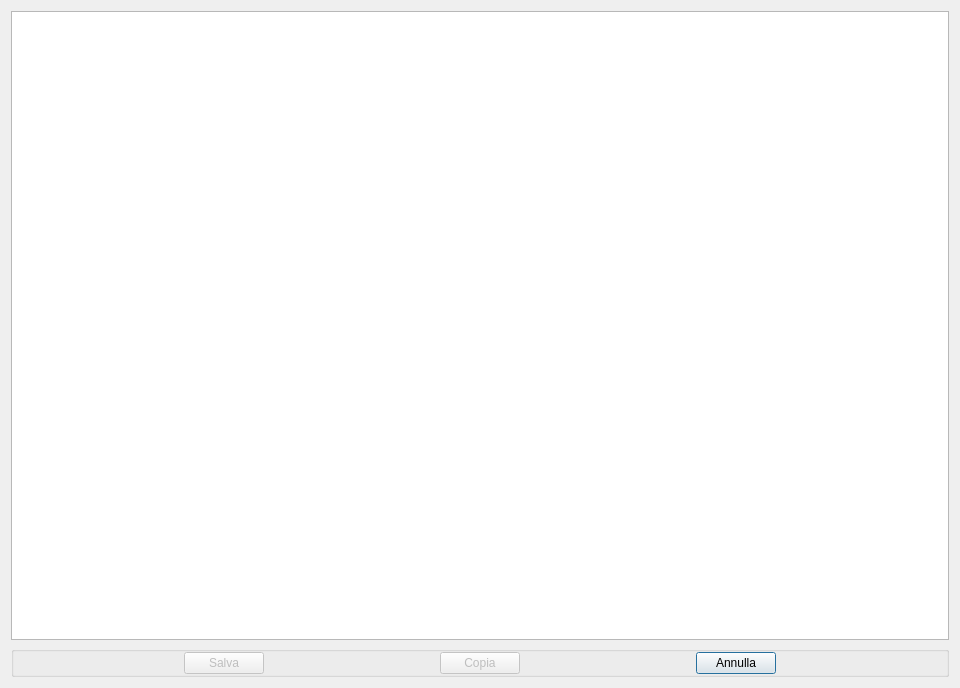
<?xml version="1.0" encoding="UTF-8"?>
<ui version="4.0">
 <class>QueryViewer</class>
 <widget class="QDialog" name="QueryViewer">
  <property name="windowModality">
   <enum>Qt::ApplicationModal</enum>
  </property>
  <property name="geometry">
   <rect>
    <x>0</x>
    <y>0</y>
    <width>960</width>
    <height>688</height>
   </rect>
  </property>
  <property name="sizePolicy">
   <sizepolicy hsizetype="Minimum" vsizetype="Minimum">
    <horstretch>0</horstretch>
    <verstretch>0</verstretch>
   </sizepolicy>
  </property>
  <property name="minimumSize">
   <size>
    <width>900</width>
    <height>600</height>
   </size>
  </property>
  <property name="windowTitle">
   <string>Visualizzatore Query</string>
  </property>
  <layout class="QVBoxLayout" name="verticalLayout">
   <item>
    <widget class="QTextBrowser" name="textBrowser">
     <property name="sizePolicy">
      <sizepolicy hsizetype="Minimum" vsizetype="Minimum">
       <horstretch>0</horstretch>
       <verstretch>0</verstretch>
      </sizepolicy>
     </property>
     <property name="font">
      <font>
       <family>Fixedsys</family>
       <pointsize>7</pointsize>
      </font>
     </property>
     <property name="frameShape">
      <enum>QFrame::StyledPanel</enum>
     </property>
     <property name="frameShadow">
      <enum>QFrame::Sunken</enum>
     </property>
    </widget>
   </item>
   <item>
    <widget class="QGroupBox" name="groupBoxZeroMainButtons">
     <property name="sizePolicy">
      <sizepolicy hsizetype="Minimum" vsizetype="Maximum">
       <horstretch>0</horstretch>
       <verstretch>0</verstretch>
      </sizepolicy>
     </property>
     <property name="title">
      <string/>
     </property>
     <layout class="QHBoxLayout" name="horizontalLayout">
      <property name="leftMargin">
       <number>0</number>
      </property>
      <property name="topMargin">
       <number>0</number>
      </property>
      <property name="rightMargin">
       <number>0</number>
      </property>
      <property name="bottomMargin">
       <number>0</number>
      </property>
      <item>
       <widget class="QPushButton" name="pushButtonSave">
        <property name="enabled">
         <bool>false</bool>
        </property>
        <property name="sizePolicy">
         <sizepolicy hsizetype="Maximum" vsizetype="Fixed">
          <horstretch>0</horstretch>
          <verstretch>0</verstretch>
         </sizepolicy>
        </property>
        <property name="cursor">
         <cursorShape>PointingHandCursor</cursorShape>
        </property>
        <property name="text">
         <string>Salva</string>
        </property>
       </widget>
      </item>
      <item>
       <widget class="QPushButton" name="pushButtonCopy">
        <property name="enabled">
         <bool>false</bool>
        </property>
        <property name="sizePolicy">
         <sizepolicy hsizetype="Maximum" vsizetype="Fixed">
          <horstretch>0</horstretch>
          <verstretch>0</verstretch>
         </sizepolicy>
        </property>
        <property name="text">
         <string>Copia</string>
        </property>
       </widget>
      </item>
      <item>
       <widget class="QPushButton" name="pushButtonClose">
        <property name="sizePolicy">
         <sizepolicy hsizetype="Maximum" vsizetype="Fixed">
          <horstretch>0</horstretch>
          <verstretch>0</verstretch>
         </sizepolicy>
        </property>
        <property name="cursor">
         <cursorShape>PointingHandCursor</cursorShape>
        </property>
        <property name="text">
         <string>Annulla</string>
        </property>
        <property name="checkable">
         <bool>false</bool>
        </property>
        <property name="default">
         <bool>true</bool>
        </property>
       </widget>
      </item>
     </layout>
    </widget>
   </item>
  </layout>
 </widget>
 <resources/>
 <connections/>
</ui>
